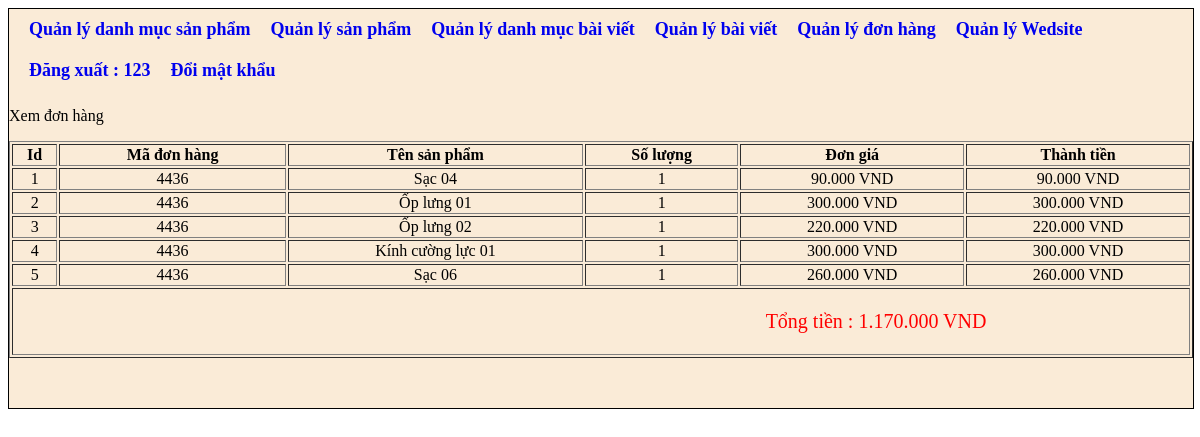
The app's page /wedbanhang/admincp/index.php?action=donhang&query=xemdonhang&code=4436 (signed in) with its own data.
### tables this page shows
CREATE TABLE `tbl_cart_details` (
  `id_cart_details` int(11) NOT NULL,
  `code_cart` varchar(10) NOT NULL,
  `id_sanpham` int(11) NOT NULL,
  `soluongmua` int(11) NOT NULL
);

CREATE TABLE `tbl_sanpham` (
  `id_sanpham` int(11) NOT NULL,
  `tensanpham` varchar(250) NOT NULL,
  `masp` varchar(100) NOT NULL,
  `giasp` varchar(50) NOT NULL,
  `soluong` int(11) NOT NULL,
  `hinhanh` varchar(50) NOT NULL,
  `tomtat` longtext NOT NULL,
  `noidung` longtext NOT NULL,
  `tinhtrang` int(11) NOT NULL,
  `id_danhmuc` int(11) NOT NULL
);

### wedbanhang/admincp/xemdonhang.php (the view, shortened to what this page needs)
<p>Xem đơn hàng</p>
<?php
    $sql_lietke_dh = "SELECT * FROM tbl_cart_details,tbl_sanpham
    WHERE tbl_cart_details.id_sanpham=tbl_sanpham.id_sanpham
    AND tbl_cart_details.code_cart='$_GET[code]'
    ORDER BY tbl_cart_details.id_cart_details DESC";
    $query_lietke_dh = mysqli_query($mysqli,$sql_lietke_dh);
?>
<table style="width:100%;text-align: center;" border="1" style="border-collapse:collapse;">
  <tr>
    <th>Id</th>
    <th>Mã đơn hàng</th>
    <th>Tên sản phẩm</th>
    <th>Số lượng</th>
    <th>Đơn giá</th>
    <th>Thành tiền</th>
  </tr>
    <?php
    $i = 0;
    while($row = mysqli_fetch_array($query_lietke_dh)){
        $i++;
        $tongtien=$row['giasp']*$row['soluongmua'];
        $thanhtien+=$tongtien;
    ?>
  <tr>
    <td><?php echo $i ?></td>
    <td><?php echo $row['code_cart'] ?></td>
    <td><?php echo $row['tensanpham'] ?></td>
    <td><?php echo $row['soluongmua'] ?></td>
    <td><?php echo number_format( $row['giasp'],0,',','.').' VND' ?></td>
    <td><?php echo number_format($row['giasp']*$row['soluongmua'],0,',','.').' VND' ?></td>
  </tr>
    <?php
    }
    ?>
  <tr>
  <td colspan="6">
        <p style="color:red ;padding-left: 550px;font-weith:800;font-size:20px">Tổng tiền : <?php echo number_format($thanhtien,0,',','.').' VND' ?> </p>
    </td>
  </tr>

### records on screen
tbl_cart_details: code_cart "4436", id_sanpham.tensanpham "Sạc 04", soluongmua "1", id_sanpham.giasp "90.000", $row['giasp']*$row['soluongmua'] "90.000"
tbl_cart_details: code_cart "4436", id_sanpham.tensanpham "Ốp lưng 01", soluongmua "1", id_sanpham.giasp "300.000", $row['giasp']*$row['soluongmua'] "300.000"
tbl_cart_details: code_cart "4436", id_sanpham.tensanpham "Ốp lưng 02", soluongmua "1", id_sanpham.giasp "220.000", $row['giasp']*$row['soluongmua'] "220.000"
tbl_cart_details: code_cart "4436", id_sanpham.tensanpham "Kính cường lực 01", soluongmua "1", id_sanpham.giasp "300.000", $row['giasp']*$row['soluongmua'] "300.000"
tbl_cart_details: code_cart "4436", id_sanpham.tensanpham "Sạc 06", soluongmua "1", id_sanpham.giasp "260.000", $row['giasp']*$row['soluongmua'] "260.000"

### other values on screen
$_SESSION['dangnhap'] "123"
$thanhtien "1.170.000"
